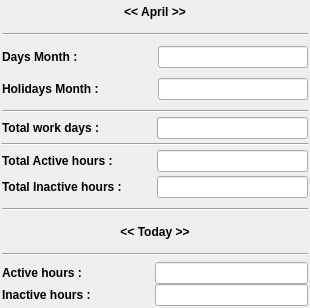
<?xml version="1.0" encoding="UTF-8"?>
<ui version="4.0">
 <class>Form</class>
 <widget class="QWidget" name="Form">
  <property name="geometry">
   <rect>
    <x>0</x>
    <y>0</y>
    <width>310</width>
    <height>308</height>
   </rect>
  </property>
  <property name="windowTitle">
   <string>Form</string>
  </property>
  <layout class="QVBoxLayout" name="verticalLayout_10">
   <property name="spacing">
    <number>2</number>
   </property>
   <property name="leftMargin">
    <number>2</number>
   </property>
   <property name="topMargin">
    <number>2</number>
   </property>
   <property name="rightMargin">
    <number>2</number>
   </property>
   <property name="bottomMargin">
    <number>2</number>
   </property>
   <item>
    <layout class="QVBoxLayout" name="verticalLayout_9" stretch="1,2,1">
     <property name="spacing">
      <number>10</number>
     </property>
     <item>
      <layout class="QVBoxLayout" name="verticalLayout_7" stretch="1,1">
       <property name="spacing">
        <number>10</number>
       </property>
       <item>
        <layout class="QVBoxLayout" name="verticalLayout" stretch="2,1">
         <property name="spacing">
          <number>10</number>
         </property>
         <item>
          <widget class="QLabel" name="label">
           <property name="font">
            <font>
             <weight>75</weight>
             <bold>true</bold>
            </font>
           </property>
           <property name="frameShape">
            <enum>QFrame::NoFrame</enum>
           </property>
           <property name="frameShadow">
            <enum>QFrame::Raised</enum>
           </property>
           <property name="text">
            <string>&lt;&lt; April &gt;&gt;</string>
           </property>
           <property name="alignment">
            <set>Qt::AlignCenter</set>
           </property>
          </widget>
         </item>
         <item>
          <widget class="Line" name="line">
           <property name="orientation">
            <enum>Qt::Horizontal</enum>
           </property>
          </widget>
         </item>
        </layout>
       </item>
       <item>
        <layout class="QVBoxLayout" name="verticalLayout_6">
         <item>
          <layout class="QHBoxLayout" name="horizontalLayout" stretch="2,2">
           <property name="spacing">
            <number>5</number>
           </property>
           <item>
            <widget class="QLabel" name="label_2">
             <property name="font">
              <font>
               <weight>75</weight>
               <bold>true</bold>
              </font>
             </property>
             <property name="text">
              <string>Days Month :</string>
             </property>
            </widget>
           </item>
           <item>
            <widget class="QLineEdit" name="day_month_LD"/>
           </item>
          </layout>
         </item>
         <item>
          <layout class="QHBoxLayout" name="horizontalLayout_2" stretch="2,2">
           <property name="spacing">
            <number>5</number>
           </property>
           <item>
            <widget class="QLabel" name="label_3">
             <property name="font">
              <font>
               <weight>75</weight>
               <bold>true</bold>
              </font>
             </property>
             <property name="text">
              <string>Holidays Month :</string>
             </property>
            </widget>
           </item>
           <item>
            <widget class="QLineEdit" name="holidays_month_LD"/>
           </item>
          </layout>
         </item>
        </layout>
       </item>
      </layout>
     </item>
     <item>
      <layout class="QVBoxLayout" name="verticalLayout_8" stretch="1,1,1">
       <property name="spacing">
        <number>4</number>
       </property>
       <item>
        <layout class="QVBoxLayout" name="verticalLayout_2" stretch="2,2,2">
         <item>
          <widget class="Line" name="line_2">
           <property name="orientation">
            <enum>Qt::Horizontal</enum>
           </property>
          </widget>
         </item>
         <item>
          <layout class="QHBoxLayout" name="horizontalLayout_5" stretch="2,2">
           <item>
            <widget class="QLabel" name="label_5">
             <property name="font">
              <font>
               <weight>75</weight>
               <bold>true</bold>
              </font>
             </property>
             <property name="text">
              <string>Total work days :</string>
             </property>
            </widget>
           </item>
           <item>
            <widget class="QLineEdit" name="total_work_days_LD"/>
           </item>
          </layout>
         </item>
         <item>
          <widget class="Line" name="line_3">
           <property name="orientation">
            <enum>Qt::Horizontal</enum>
           </property>
          </widget>
         </item>
        </layout>
       </item>
       <item>
        <layout class="QHBoxLayout" name="horizontalLayout_3" stretch="2,2">
         <item>
          <widget class="QLabel" name="label_6">
           <property name="font">
            <font>
             <weight>75</weight>
             <bold>true</bold>
            </font>
           </property>
           <property name="text">
            <string>Total Active hours :</string>
           </property>
          </widget>
         </item>
         <item>
          <widget class="QLineEdit" name="active_hours_LD"/>
         </item>
        </layout>
       </item>
       <item>
        <layout class="QHBoxLayout" name="horizontalLayout_6" stretch="2,2">
         <item>
          <widget class="QLabel" name="label_7">
           <property name="font">
            <font>
             <weight>75</weight>
             <bold>true</bold>
            </font>
           </property>
           <property name="text">
            <string>Total Inactive hours :</string>
           </property>
          </widget>
         </item>
         <item>
          <widget class="QLineEdit" name="inactive_days_LD"/>
         </item>
        </layout>
       </item>
      </layout>
     </item>
     <item>
      <layout class="QVBoxLayout" name="verticalLayout_5" stretch="1,1">
       <property name="spacing">
        <number>6</number>
       </property>
       <item>
        <layout class="QVBoxLayout" name="verticalLayout_4" stretch="1,1,1">
         <property name="spacing">
          <number>0</number>
         </property>
         <item>
          <widget class="Line" name="line_5">
           <property name="orientation">
            <enum>Qt::Horizontal</enum>
           </property>
          </widget>
         </item>
         <item>
          <widget class="QLabel" name="label_11">
           <property name="font">
            <font>
             <weight>75</weight>
             <bold>true</bold>
            </font>
           </property>
           <property name="frameShape">
            <enum>QFrame::NoFrame</enum>
           </property>
           <property name="frameShadow">
            <enum>QFrame::Raised</enum>
           </property>
           <property name="text">
            <string>&lt;&lt;  Today  &gt;&gt;</string>
           </property>
           <property name="alignment">
            <set>Qt::AlignCenter</set>
           </property>
          </widget>
         </item>
         <item>
          <widget class="Line" name="line_4">
           <property name="orientation">
            <enum>Qt::Horizontal</enum>
           </property>
          </widget>
         </item>
        </layout>
       </item>
       <item>
        <layout class="QVBoxLayout" name="verticalLayout_3" stretch="1,1">
         <property name="spacing">
          <number>0</number>
         </property>
         <item>
          <layout class="QHBoxLayout" name="horizontalLayout_7" stretch="1,1">
           <item>
            <widget class="QLabel" name="label_12">
             <property name="font">
              <font>
               <weight>75</weight>
               <bold>true</bold>
              </font>
             </property>
             <property name="text">
              <string>Active hours :</string>
             </property>
            </widget>
           </item>
           <item>
            <widget class="QLineEdit" name="Active_LD"/>
           </item>
          </layout>
         </item>
         <item>
          <layout class="QHBoxLayout" name="horizontalLayout_8" stretch="2,2">
           <item>
            <widget class="QLabel" name="label_13">
             <property name="font">
              <font>
               <weight>75</weight>
               <bold>true</bold>
              </font>
             </property>
             <property name="text">
              <string>Inactive hours :</string>
             </property>
            </widget>
           </item>
           <item>
            <widget class="QLineEdit" name="Inactive_LD"/>
           </item>
          </layout>
         </item>
        </layout>
       </item>
      </layout>
     </item>
    </layout>
   </item>
  </layout>
 </widget>
 <resources/>
 <connections/>
</ui>
